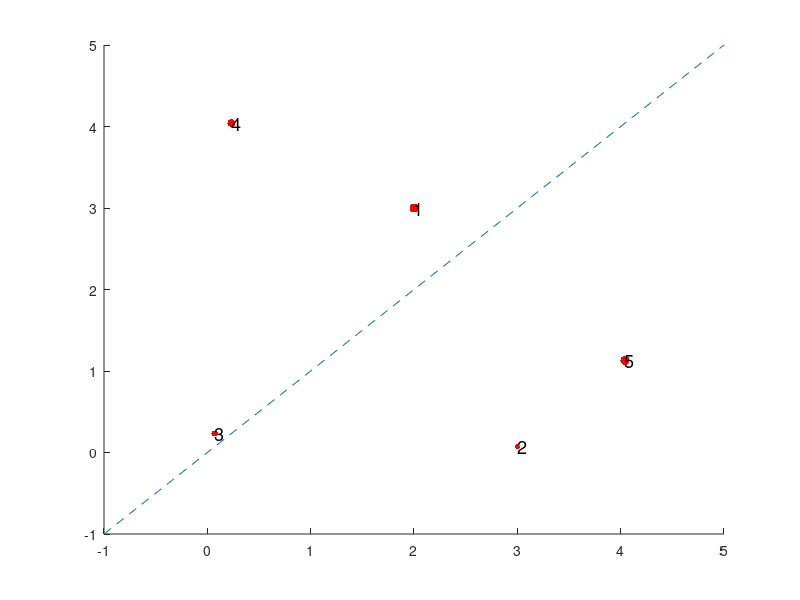

Reproduce this figure in MATLAB. (Note: this script raises an error after producing the figure.)
clear all; close all; clc

n = 5;
initial = [1,2,3];
vecxy = initial/initial(1);
vecty = initial/initial(2);
vectx = initial/initial(3);

xy0 = [vecxy(2),vecxy(3)];

a=2;

X=zeros(6);
Y=zeros(6);
%Note: This code plots an obrit, with indices colored mod 4. G->Y->B->R
hold on
plot([-1 5], [-1 5], '--');
p=a+a^(-1);

%xy chart
X(1)=xy0(1);
Y(1)=xy0(2);

hold on

plot(X(1),Y(1),'.','MarkerSize',20,'Color',[1 0 0]) 
text(X(1),Y(1),num2str(1),'FontSize',13);
for k=2:n
    X(k)=Y(k-1);
    Y(k)=(Y(k-1)-a)*(Y(k-1)-a^(-1))/(X(k-1)*(Y(k-1)+a)*(Y(k-1)+a^(-1)));
    plot(X(k),Y(k),'.', 'MarkerSize',7+13*(k)/5, 'Color',[1 0 0]);
    text(X(k),Y(k),num2str(k),'FontSize',13);
  
    
end


x=2;
y=3;

c=-18.75;
disp(c);
f=@(x,y) x^2*y^2+p*x^2*y+x^2+p*x*y^2+c*x*y-p*x+y^2-p*y+1;
fimplicit(f, [-5 5 -5 5], 'Color', c);



